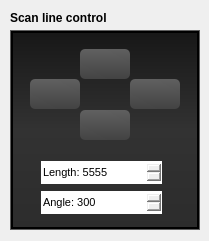
              <widget class="QFrame" name="frame_9">
               <property name="minimumSize">
                <size>
                 <width>0</width>
                 <height>241</height>
                </size>
               </property>
               <property name="styleSheet">
                <string notr="true">border: none;</string>
               </property>
               <property name="frameShape">
                <enum>QFrame::StyledPanel</enum>
               </property>
               <property name="frameShadow">
                <enum>QFrame::Raised</enum>
               </property>
               <widget class="QLabel" name="label_12">
                <property name="geometry">
                 <rect>
                  <x>10</x>
                  <y>10</y>
                  <width>161</width>
                  <height>16</height>
                 </rect>
                </property>
                <property name="font">
                 <font>
                  <weight>75</weight>
                  <bold>true</bold>
                 </font>
                </property>
                <property name="styleSheet">
                 <string notr="true">border: none;</string>
                </property>
                <property name="text">
                 <string>Scan line control</string>
                </property>
               </widget>
               <widget class="QFrame" name="frame_66">
                <property name="geometry">
                 <rect>
                  <x>10</x>
                  <y>30</y>
                  <width>190</width>
                  <height>200</height>
                 </rect>
                </property>
                <property name="minimumSize">
                 <size>
                  <width>190</width>
                  <height>100</height>
                 </size>
                </property>
                <property name="maximumSize">
                 <size>
                  <width>190</width>
                  <height>200</height>
                 </size>
                </property>
                <property name="styleSheet">
                 <string notr="true">QFrame {
background-color: none;
border: 1px solid rgb(95, 95, 95)
}</string>
                </property>
                <property name="frameShape">
                 <enum>QFrame::StyledPanel</enum>
                </property>
                <property name="frameShadow">
                 <enum>QFrame::Raised</enum>
                </property>
                <widget class="QFrame" name="frame_67">
                 <property name="geometry">
                  <rect>
                   <x>1</x>
                   <y>1</y>
                   <width>188</width>
                   <height>198</height>
                  </rect>
                 </property>
                 <property name="minimumSize">
                  <size>
                   <width>100</width>
                   <height>198</height>
                  </size>
                 </property>
                 <property name="maximumSize">
                  <size>
                   <width>190</width>
                   <height>198</height>
                  </size>
                 </property>
                 <property name="styleSheet">
                  <string notr="true">QFrame {

background-color: qlineargradient(spread:pad, x1:0, y1:0, x2:0, y2:1, stop:0 rgba(23, 23, 23, 255), stop:0.497561 rgba(50, 50, 50, 255), stop:1 rgba(44, 44, 44, 255));
border: 2px solid black;
}</string>
                 </property>
                 <property name="frameShape">
                  <enum>QFrame::StyledPanel</enum>
                 </property>
                 <property name="frameShadow">
                  <enum>QFrame::Raised</enum>
                 </property>
                 <widget class="QSpinBox" name="spinBox_39">
                  <property name="geometry">
                   <rect>
                    <x>30</x>
                    <y>160</y>
                    <width>121</width>
                    <height>23</height>
                   </rect>
                  </property>
                  <property name="font">
                   <font>
                    <pointsize>8</pointsize>
                   </font>
                  </property>
                  <property name="suffix">
                   <string/>
                  </property>
                  <property name="prefix">
                   <string>Angle: </string>
                  </property>
                  <property name="maximum">
                   <number>360</number>
                  </property>
                  <property name="value">
                   <number>300</number>
                  </property>
                 </widget>
                 <widget class="QSpinBox" name="spinBox_41">
                  <property name="geometry">
                   <rect>
                    <x>30</x>
                    <y>130</y>
                    <width>121</width>
                    <height>23</height>
                   </rect>
                  </property>
                  <property name="font">
                   <font>
                    <pointsize>8</pointsize>
                   </font>
                  </property>
                  <property name="buttonSymbols">
                   <enum>QAbstractSpinBox::UpDownArrows</enum>
                  </property>
                  <property name="suffix">
                   <string/>
                  </property>
                  <property name="prefix">
                   <string>Length: </string>
                  </property>
                  <property name="maximum">
                   <number>9999</number>
                  </property>
                  <property name="value">
                   <number>5555</number>
                  </property>
                 </widget>
                 <widget class="QPushButton" name="pushButton_56">
                  <property name="geometry">
                   <rect>
                    <x>69</x>
                    <y>18</y>
                    <width>50</width>
                    <height>30</height>
                   </rect>
                  </property>
                  <property name="minimumSize">
                   <size>
                    <width>20</width>
                    <height>20</height>
                   </size>
                  </property>
                  <property name="maximumSize">
                   <size>
                    <width>130</width>
                    <height>100</height>
                   </size>
                  </property>
                  <property name="font">
                   <font>
                    <pointsize>10</pointsize>
                    <weight>75</weight>
                    <bold>true</bold>
                   </font>
                  </property>
                  <property name="styleSheet">
                   <string notr="true">QPushButton:hover
{
    border: 1px solid #78879b;
    color: silver;
}

QPushButton
{
    border-color: rgb(0,0,0);
}

QPushButton {
background-color: qlineargradient(spread:pad, x1:0.546341, y1:1, x2:0.512195, y2:0, stop:0 rgba(67, 67, 67, 255), stop:1 rgba(96, 96, 96, 255));
border-radius: 5px;
}</string>
                  </property>
                  <property name="text">
                   <string/>
                  </property>
                  <property name="icon">
                   <iconset resource="grey_icons.qrc">
                    <normaloff>:/greys/images/grey_icons/10pc_gray_pure_up.svg</normaloff>:/greys/images/grey_icons/10pc_gray_pure_up.svg</iconset>
                  </property>
                  <property name="iconSize">
                   <size>
                    <width>14</width>
                    <height>14</height>
                   </size>
                  </property>
                 </widget>
                 <widget class="QPushButton" name="pushButton_57">
                  <property name="geometry">
                   <rect>
                    <x>69</x>
                    <y>79</y>
                    <width>50</width>
                    <height>30</height>
                   </rect>
                  </property>
                  <property name="minimumSize">
                   <size>
                    <width>20</width>
                    <height>20</height>
                   </size>
                  </property>
                  <property name="maximumSize">
                   <size>
                    <width>130</width>
                    <height>100</height>
                   </size>
                  </property>
                  <property name="font">
                   <font>
                    <pointsize>10</pointsize>
                    <weight>75</weight>
                    <bold>true</bold>
                   </font>
                  </property>
                  <property name="styleSheet">
                   <string notr="true">QPushButton:hover
{
    border: 1px solid #78879b;
    color: silver;
}

QPushButton
{
    border-color: rgb(0,0,0);
}

QPushButton {
background-color: qlineargradient(spread:pad, x1:0.546341, y1:1, x2:0.512195, y2:0, stop:0 rgba(67, 67, 67, 255), stop:1 rgba(96, 96, 96, 255));
border-radius: 5px;
}</string>
                  </property>
                  <property name="text">
                   <string/>
                  </property>
                  <property name="icon">
                   <iconset resource="grey_icons.qrc">
                    <normaloff>:/greys/images/grey_icons/10pc_gray_pure_down.svg</normaloff>:/greys/images/grey_icons/10pc_gray_pure_down.svg</iconset>
                  </property>
                  <property name="iconSize">
                   <size>
                    <width>14</width>
                    <height>14</height>
                   </size>
                  </property>
                 </widget>
                 <widget class="QPushButton" name="pushButton_58">
                  <property name="geometry">
                   <rect>
                    <x>119</x>
                    <y>48</y>
                    <width>50</width>
                    <height>30</height>
                   </rect>
                  </property>
                  <property name="minimumSize">
                   <size>
                    <width>20</width>
                    <height>20</height>
                   </size>
                  </property>
                  <property name="maximumSize">
                   <size>
                    <width>130</width>
                    <height>100</height>
                   </size>
                  </property>
                  <property name="font">
                   <font>
                    <pointsize>10</pointsize>
                    <weight>75</weight>
                    <bold>true</bold>
                   </font>
                  </property>
                  <property name="styleSheet">
                   <string notr="true">QPushButton:hover
{
    border: 1px solid #78879b;
    color: silver;
}

QPushButton
{
    border-color: rgb(0,0,0);
}

QPushButton {
background-color: qlineargradient(spread:pad, x1:0.546341, y1:1, x2:0.512195, y2:0, stop:0 rgba(67, 67, 67, 255), stop:1 rgba(96, 96, 96, 255));
border-radius: 5px;
}</string>
                  </property>
                  <property name="text">
                   <string/>
                  </property>
                  <property name="icon">
                   <iconset resource="grey_icons.qrc">
                    <normaloff>:/greys/images/grey_icons/10pc_gray_pure_right.svg</normaloff>:/greys/images/grey_icons/10pc_gray_pure_right.svg</iconset>
                  </property>
                  <property name="iconSize">
                   <size>
                    <width>14</width>
                    <height>14</height>
                   </size>
                  </property>
                 </widget>
                 <widget class="QPushButton" name="pushButton_59">
                  <property name="geometry">
                   <rect>
                    <x>19</x>
                    <y>48</y>
                    <width>50</width>
                    <height>30</height>
                   </rect>
                  </property>
                  <property name="minimumSize">
                   <size>
                    <width>20</width>
                    <height>20</height>
                   </size>
                  </property>
                  <property name="maximumSize">
                   <size>
                    <width>130</width>
                    <height>100</height>
                   </size>
                  </property>
                  <property name="font">
                   <font>
                    <pointsize>10</pointsize>
                    <weight>75</weight>
                    <bold>true</bold>
                   </font>
                  </property>
                  <property name="styleSheet">
                   <string notr="true">QPushButton:hover
{
    border: 1px solid #78879b;
    color: silver;
}

QPushButton
{
    border-color: rgb(0,0,0);
}

QPushButton {
background-color: qlineargradient(spread:pad, x1:0.546341, y1:1, x2:0.512195, y2:0, stop:0 rgba(67, 67, 67, 255), stop:1 rgba(96, 96, 96, 255));
border-radius: 5px;
}</string>
                  </property>
                  <property name="text">
                   <string/>
                  </property>
                  <property name="icon">
                   <iconset resource="grey_icons.qrc">
                    <normaloff>:/greys/images/grey_icons/10pc_gray_pure_left.svg</normaloff>:/greys/images/grey_icons/10pc_gray_pure_left.svg</iconset>
                  </property>
                  <property name="iconSize">
                   <size>
                    <width>14</width>
                    <height>14</height>
                   </size>
                  </property>
                 </widget>
                </widget>
               </widget>
              </widget>
